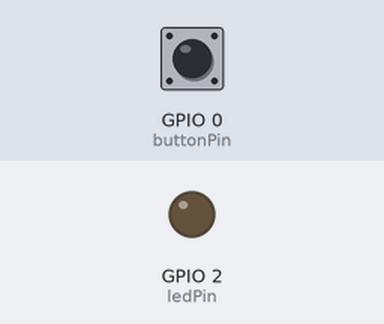
This sketch was run on a simulated ESP32. On the bench: output pins drawn as LEDs (lit = HIGH). The inputs (shaded band) are chosen by the test bench; at power-on: GPIO 0 (buttonPin) HIGH. Random numbers use the default seed unless the sketch sets one.

Above: at 1.2 s.
1.3 s: GPIO 0 (buttonPin) pulled LOW for 1 s
At 1.99 s:
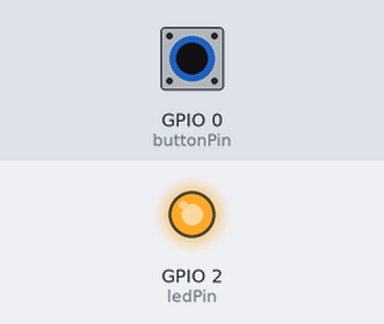
3.8 s: GPIO 0 (buttonPin) pulled LOW for 3.2 s
At 8.1 s:
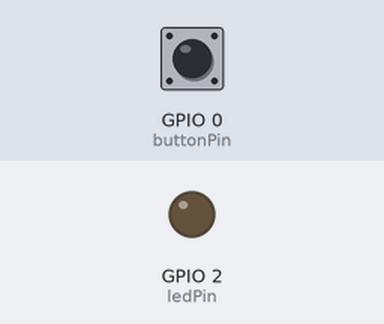
Timing chart, 0 to 9.6 s (numbered marks = the images above; inputs shaded):
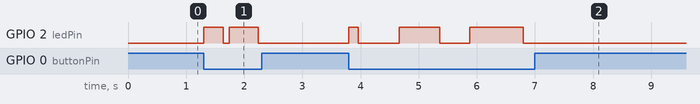

Measured:
- after the input at 1.3 s, GPIO 2 (ledPin): LOW → HIGH at once, → LOW 0.34 s later, → HIGH 0.11 s later, → LOW 0.49 s later
- after the input at 3.8 s, GPIO 2 (ledPin): goes HIGH 0.16 s, LOW 0.70 s, HIGH 0.70 s, LOW 0.51 s, HIGH 0.93 s, then LOW, starting at once

The sketch:

test_esp32.ino
```cpp
/*int ledPin = 2;                 цілі
float temperature = 25.3;         дробові
char letter = 'A';                слова
if (temperature > 30) {}          іф стейтмент
else {}                           теж воно
for (int i = 0; i < 10; i++){}    цикл
while (true){}                    безкінечний цикл
void blink(){}                    код, який щось робить
void setup(){}                    виконується один раз при запуску
void loop(){}                     виконується постійно*/


/* програма, яка блимає LED тричі швидко, потім робить паузу 2 секунди і повторює це знову.
int ledPin = 2;
void setup(){
  pinMode(ledPin, OUTPUT);
}
void loop(){
  for (int i = 0; i < 3; i++){
    digitalWrite(ledPin, HIGH);
    delay(300);
    digitalWrite(ledPin, LOW);
    delay(300);
  }
  digitalWrite(ledPin, LOW);
  delay(2000);
}*/


/* лампа вмикається при натисканні
int ledPin = 2;                               //синя кнопка
int buttonPin = 0;                            //кнопка boot
bool ledState = false;                        //зразу вимкнути контролер
void setup(){                                 // спрацьовує при запуску
  pinMode(ledPin, OUTPUT);                    // оголосити пін як вихід(сигнал виконати тут)
  pinMode(buttonPin, INPUT_PULLUP);           // кнопка з внутрішнім підтягуванням(щоб кнопка активізувалася)
}
void loop(){                                  // працює постійно
  int buttonState = digitalRead(buttonPin);   // перевіряє чи натиснув я кнопку чи ні
  if (buttonState == LOW){                    // low означає, що кнопка натиснута, а high навпаки
    ledState = !ledState;                     // поміняти стан
    digitalWrite(ledPin, ledState);           // врайт, тобто виконує змінні
    delay(300);                               // 0.3 секунди
  }
}
*/


/*лед вмикається при натискані і вимикається, коли відпускаю
int ledPin = 2;
int buttonPin = 0;
bool ledState = false;

void setup(){
  pinMode(ledPin, OUTPUT);
  pinMode(buttonPin,  INPUT_PULLUP);
}

void loop(){
  int buttonState = digitalRead(buttonPin);
  if (buttonState == LOW){
    ledState = !ledState;
    digitalWrite(ledPin, ledState);
  } else{
    ledState = false;
    digitalWrite(ledPin, ledState);
  }
}
*/

/*Завдання №4: Випадкове миготіння LED
int ledPin = 2;
int buttonPin = 0;
bool ledState = false;

void setup(){
  pinMode(ledPin, OUTPUT);
  pinMode(buttonPin,  INPUT_PULLUP);
}

void loop(){
  int buttonState = digitalRead(buttonPin);
  if (buttonState == LOW){
    digitalWrite(ledPin, HIGH);
    delay(random(200, 2000));
    digitalWrite(ledPin, LOW);
    delay(random(200, 2000));
  } else {
    digitalWrite(ledPin, LOW);
  }
}*/

int ledPin = 2;
int buttonPin = 0;

unsigned long previousMillis = 0; // коли востаннє змінився стан
int ledState = LOW;
unsigned long blinkInterval = 500; // випадковий інтервал

void setup() {
  pinMode(ledPin, OUTPUT);
  pinMode(buttonPin, INPUT_PULLUP);
  randomSeed(analogRead(0));
}

void loop() {
  int buttonState = digitalRead(buttonPin);
  unsigned long currentMillis = millis(); // час із запуску ESP32

  if (buttonState == LOW) {
    // якщо настав час змінити стан LED
    if (currentMillis - previousMillis >= blinkInterval) {
      previousMillis = currentMillis;
      ledState = !ledState;
      digitalWrite(ledPin, ledState);
      blinkInterval = random(100, 1000); // новий випадковий інтервал
    }
  }
  else {
    digitalWrite(ledPin, LOW); // коли кнопку відпущено — вимкнути
  }
}
```
